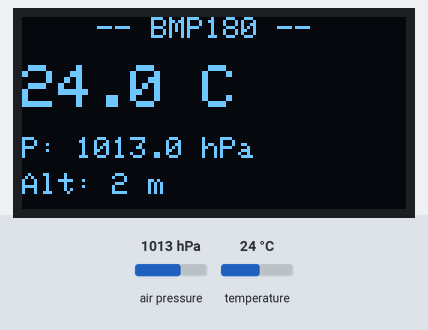
Simulated run of this sketch. Board: Arduino Uno, built with avr-gcc and run on an emulated ATmega328P. Parts: 128×64 one-colour display. Inputs (shaded band) come from the test bench; at power-on: air pressure 1013 hPa, temperature 24 °C. What the sketch prints to the serial monitor is not drawn.

Above: at 1.2 s.
1.3 s: air pressure set to 952 hPa
At 3.3 s:
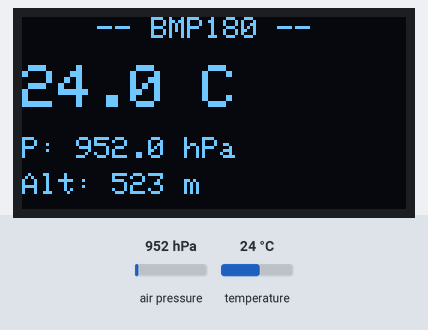
3.6 s: temperature set to 12 °C
At 5.4 s:
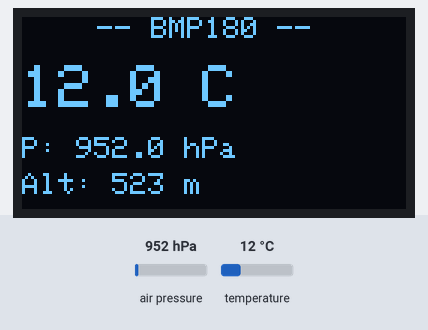
5.7 s: air pressure set to 975 hPa
At 7.5 s:
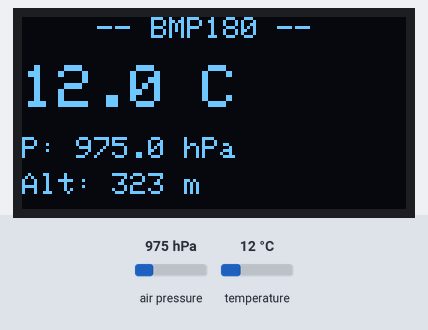
7.8 s: temperature set to 19 °C
At 9.5 s:
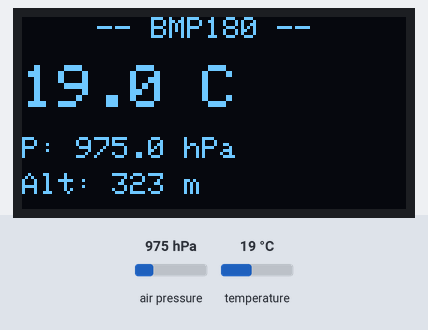
Timing chart, 0 to 10.9 s (numbered marks = the images above; inputs shaded):
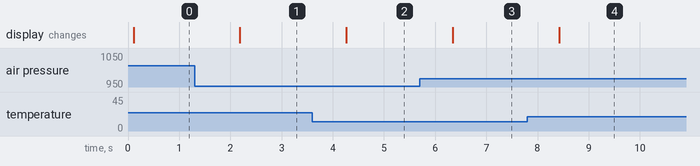

The sketch:

Lab07_Parte2_BMP180_OLED.ino
```cpp
// Lab 07 - Parte 2: Lectura BMP180 + Display OLED SSD1306
// Muestra temperatura, presión y altitud en pantalla OLED

#include <Wire.h>
#include <Adafruit_BMP085.h>       // librería BMP180 (compatible con BMP085)
#include <Adafruit_SSD1306.h>
#include <Adafruit_GFX.h>

#define OLED_W    128
#define OLED_H     64
#define OLED_ADDR 0x3C

Adafruit_BMP085 bmp;
Adafruit_SSD1306 display(OLED_W, OLED_H, &Wire, -1);

// Presión al nivel del mar (ajústala a tu ciudad)
const float PRESION_MAR = 101325;  // Pa

void setup() {
  Serial.begin(9600);

  // --- Inicializar OLED ---
  if (!display.begin(SSD1306_SWITCHCAPVCC, OLED_ADDR)) {
    Serial.println("ERROR: OLED no encontrada");
    while (true);
  }

  display.clearDisplay();
  display.setTextColor(SSD1306_WHITE);
  display.setTextSize(1);
  display.setCursor(10, 30);
  display.println("Iniciando BMP180...");
  display.display();

  // --- Inicializar BMP180 ---
  if (!bmp.begin()) {
    Serial.println("ERROR: BMP180 no encontrado");
    display.clearDisplay();
    display.setCursor(10, 30);
    display.println("BMP180 no hallado");
    display.display();
    while (true);
  }

  Serial.println("BMP180 y OLED listos");
  Serial.println("Tiempo\tTemp(C)\tPresion(hPa)\tAltitud(m)");
}

int segundos = 0;

void loop() {
  float temp    = bmp.readTemperature();
  float presion = bmp.readPressure() / 100.0F;      // Pa -> hPa
  float altitud = bmp.readAltitude(PRESION_MAR);

  // --- Serial Monitor ---
  Serial.print(segundos);   Serial.print('\t');
  Serial.print(temp, 2);    Serial.print('\t');
  Serial.print(presion, 2); Serial.print('\t');
  Serial.println(altitud, 1);

  // --- Pantalla OLED ---
  display.clearDisplay();

  display.setTextSize(1);
  display.setCursor(25, 0);
  display.println("-- BMP180 --");

  display.setTextSize(2);
  display.setCursor(0, 16);
  display.print(temp, 1);
  display.println(" C");

  display.setTextSize(1);
  display.setCursor(0, 40);
  display.print("P: ");
  display.print(presion, 1);
  display.println(" hPa");

  display.setCursor(0, 52);
  display.print("Alt: ");
  display.print(altitud, 0);
  display.println(" m");

  display.display();

  segundos++;
  delay(1000);
}
```

Measured:
- after the input at 1.3 s, the display: changes after 0.89 s (image 1)
- after the input at 3.6 s, the display: changes after 0.67 s (image 2)
- after the input at 5.7 s, the display: changes after 0.64 s (image 3)
- after the input at 7.8 s, the display: changes after 0.62 s (image 4)
